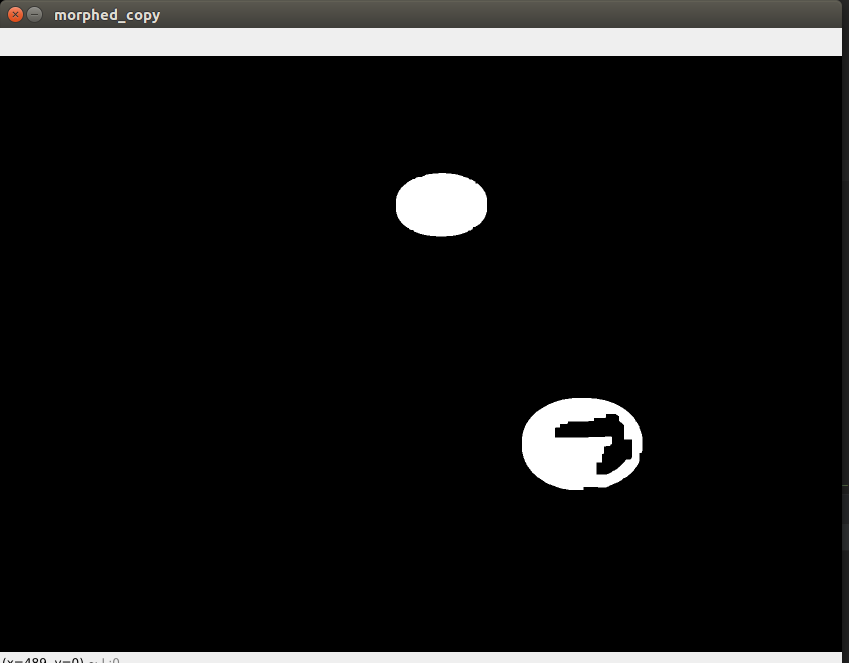
#> input picture pictures/ellispe.png, 849 x 663 px, found by its file name
$ python ellipse.py
#> lines starting #> are read from the running program, lines starting #| are printed output that depends on the picture; after the words box and inside, x2 and y2 are one past the last pixel; in counts of white or black regions, pixels touching at a corner belong together
import cv2
import numpy as np
from matplotlib import pyplot as plt
import math

pdf_path = './pictures/ellispe.png'
img = cv2.imread(pdf_path)
#> img is the input picture: shape (663, 849, 3); mean B, G, R 22.4, 22.7, 22.8
# img=cv2.blur(img,(1,1))
imgray = cv2.Canny(img, 600, 100, 3)  # Canny边缘检测，参数可更改
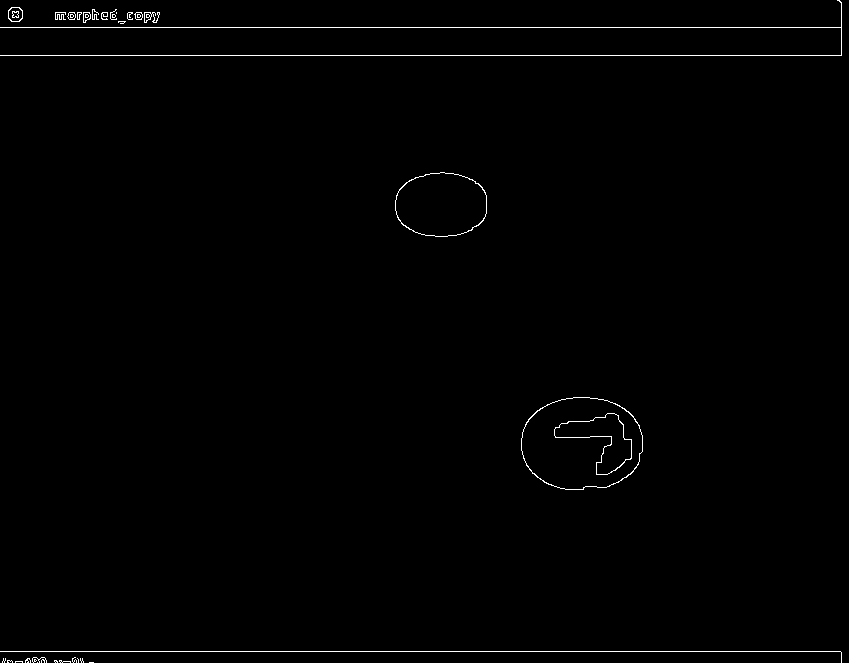
#> imgray: shape (663, 849); 0.74% white in thin lines or dots
# cv2.imshow("0",imgray)
ret, thresh = cv2.threshold(imgray, 127, 255, cv2.THRESH_BINARY)
image, contours = cv2.findContours(thresh, cv2.RETR_TREE,
                                              cv2.CHAIN_APPROX_SIMPLE)  # contours为轮廓集，可以计算轮廓的长度、面积等
#> image = 55 contours, 36 with area under 20; largest, box (x1, y1, x2, y2) and area: (521, 397, 643, 490) 9008, (521, 397, 643, 490) 8944, (395, 172, 487, 237) 4720, (395, 172, 487, 237) 4676, (554, 413, 632, 475) 2040; contours = 55 rows, first 6: [1, -1, -1, -1], [2, 0, -1, -1], [3, 1, -1, -1], [5, 2, 4, -1], [-1, -1, -1, 3], [7, 3, 6, -1]
for cnt in contours:
    if len(cnt) > 50:
#> (the run stopped early here; a loop or call above may not have finished)
